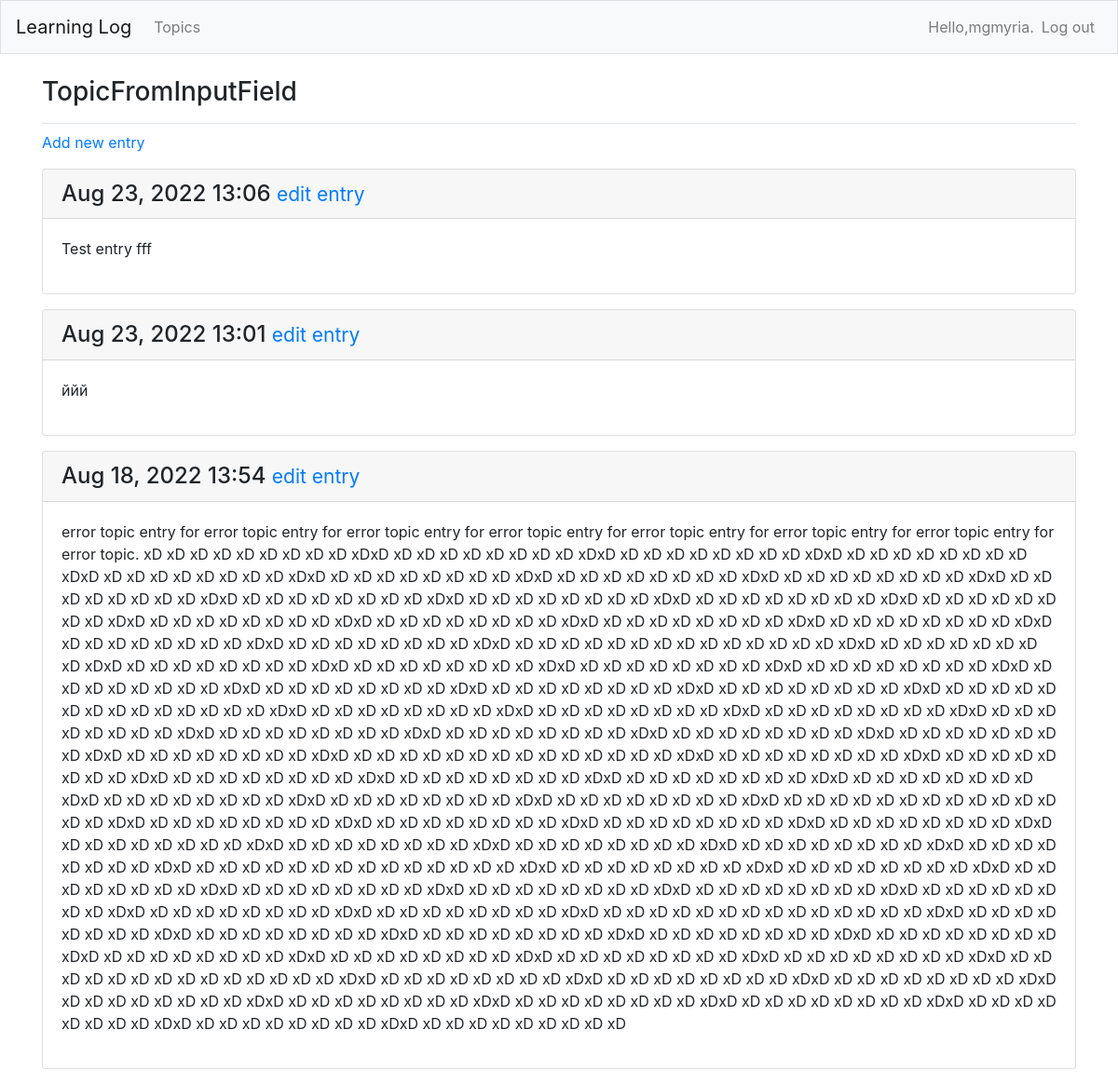
/ll/topics/4/ (signed in), run on the app's committed database.
### learning_logs/models.py (models this page shows, shortened)
class Topic(models.Model):
    text = models.CharField(max_length=200)
    date_added = models.DateTimeField(auto_now_add=True)
    owner = models.ForeignKey(User, on_delete=models.CASCADE)
    def __str__(self):
        return self.text

class Entry(models.Model):
    topic = models.ForeignKey(Topic, on_delete=models.CASCADE)
    text = models.TextField()
    date_added = models.DateTimeField(auto_now_add=True)
    class Meta:
        verbose_name_plural = 'entries'

### learning_logs/views.py (the view)
# urls.py: path('topics/<int:topic_id>/', views.topic, name='topic'),
@login_required
def topic(request, topic_id):
    topic = get_object_or_404(Topic, id=topic_id)
    if topic.owner != request.user:
        raise Http404
    entries = topic.entry_set.order_by('-date_added')
    context = {'topic': topic, 'entries': entries}
    return render(request, 'learning_logs/topic.html', context)

### learning_logs/templates/learning_logs/topic.html
{% extends "learning_logs/base.html" %}
{% block page_header %}
  <h3>{{ topic }}</h3>
{% endblock page_header %}
{% block content %}
  <p>
    <a href="{% url 'learning_logs:new_entry' topic.id %}">Add new entry</a>
  </p>
{% for entry in entries %}
  <div class="card mb-3">
    <h4 class="card-header">
      {{ entry.date_added|date:'M d, Y H:i' }}
      <small><a href="{% url 'learning_logs:edit_entry' entry.id %}">edit entry</a> </small>
    </h4>
    <div class="card-body">
      {{ entry.text|linebreaks }}
    </div>
  </div>
{% empty %}
  <p>There are no entries for this topic yet.</p>
{% endfor %}
{% endblock content %}

### learning_logs/templates/learning_logs/base.html (shortened to what this page needs)
{% load bootstrap4 %}
<!doctype html>
<html lang="en">
<head>
  {% bootstrap_css %}
</head>
<body>
  <nav class="navbar navbar-expand-md navbar-light bg-light mb-4 border">
      <a class="navbar-brand" href="{% url 'learning_logs:index'%}">Learning Log</a>
      <div class="collapse navbar-collapse" id="navbarCollapse">
          <ul class="navbar-nav mr-auto">
              <li class="nav-item">
                  <a class="nav-link" href="{% url 'learning_logs:topics' %}">Topics</a></li>
          </ul>
          <ul class="navbar-nav ml-auto">
              {% if user.is_authenticated %}
                <li class="nav-item">
                    <span class="navbar-text">Hello,{{ user.username }}.</span>
                </li>
                <li class="nav-item">
                    <a class="nav-link" href="{% url 'users:logout' %}">Log out</a>
                </li>
              {% else %}
                <li class="nav-item">
                    <a class="nav-link" href="{% url 'users:register' %}">Register</a>
                </li>
                <li class="nav-item">
                    <a class="nav-link" href="{% url 'users:login' %}">Log in</a></li>
              {% endif %}
          </ul>
      </div>
  </nav>
  <main role="main" class="container">
      <div class="pb-2 mb-2 border-bottom">
          {% block page_header %}{% endblock page_header %}
      </div>
      <div>
          {% block content %}{% endblock content %}
      </div>
  </main>
</body>
</html>

### data on the page
Topic: text "TopicFromInputField"
Entry: date_added "Aug 23, 2022 13:06", text "Test entry fff"
Entry: date_added "Aug 23, 2022 13:01", text "ййй"
Entry: date_added "Aug 18, 2022 13:54", text "error topic entry for error topic entry for error topic entry for error topic entry for error topic entry for error topic entry for error topic entry for error topic. xD xD xD xD xD xD xD xD xD xDxD xD xD xD xD xD xD xD xD xDxD xD xD xD xD xD xD xD xD xDxD xD xD xD xD xD xD xD xD xDxD xD xD xD xD xD xD xD xD xDxD xD xD xD xD xD xD xD xD xDxD xD xD xD xD xD xD xD xD xDxD xD xD xD xD xD xD xD xD xDxD xD xD xD xD xD xD xD xD xDxD xD xD xD xD xD xD xD xD xDxD xD xD xD xD xD xD xD xD xDxD xD xD xD xD xD xD xD xD xDxD xD xD xD xD xD xD xD xD xDxD xD xD xD xD xD xD xD xD xDxD xD xD xD xD xD xD xD xD xDxD xD xD xD xD xD xD xD xD xDxD xD xD xD xD xD xD xD xD xDxD xD xD xD xD xD xD xD xD xDxD xD xD…"

### other printed values
{{ user.username }} "mgmyria"
